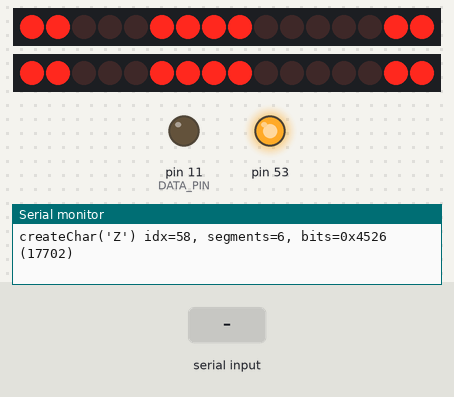
The sketch below on a simulated Arduino Mega 2560, built with avr-gcc and run on an emulated ATmega2560. Shown: 2 × 16 shift-register outputs drawn as a row of LEDs (first output left, lit = HIGH), output pins drawn as LEDs (lit = HIGH), the last lines printed to the serial monitor. Wiring (inferred from the names in the program): 2 × 2 × shift register (74HC595): latch pin 10 / latch pin 13. Wiring (inferred from the signals the program sends): 2 × row of LEDs: on Q0, Q1, Q2, Q3, Q4, Q5, Q6, Q7, Q8, Q9, Q10, Q11, Q12, Q13, Q14, Q15 / on Q0, Q1, Q2, Q3, Q4, Q5, Q6, Q7, Q8, Q9, Q10, Q11, Q12, Q13, Q14, Q15. The test bench sets the inputs (shaded band). Pins used as bus, display or sensor lines are not drawn.

Above: at 4.26 s.
4.8 s: "1" received over Serial
At 7.39 s:
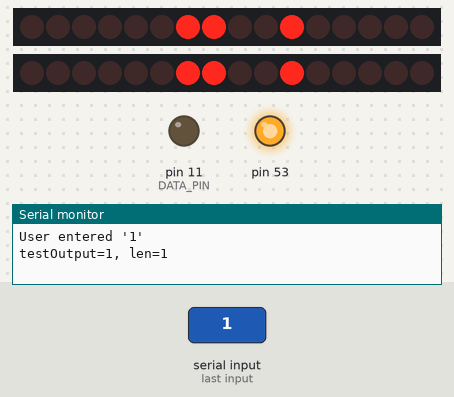
7.8 s: "0" received over Serial
10.8 s: "2" received over Serial
At 10.8 s:
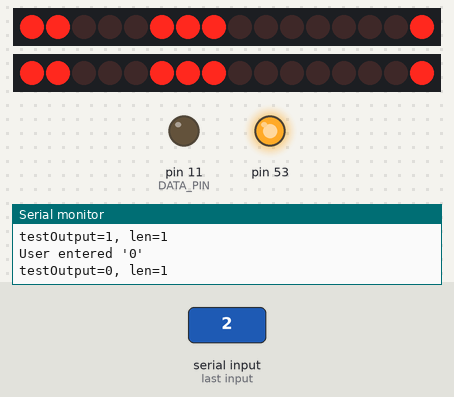
At 15.3 s:
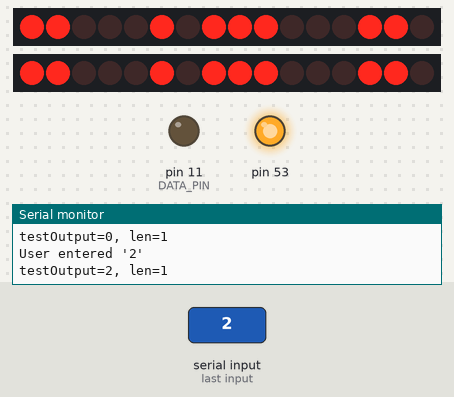
Timing chart, 0 to 21.4 s (numbered marks = the images above; inputs shaded):
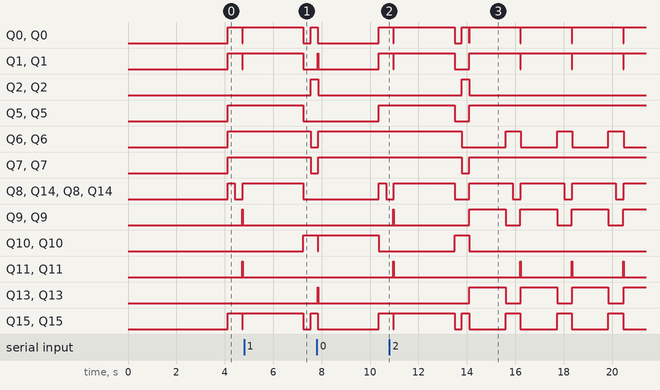

The sketch:

iv4_tester.ino
```cpp
#include <SPI.h>
#include "iv4.h"

#define USE_SPI
//#undef USE_SPI
#ifdef USE_SPI
#define	   CLOCK_PIN 13
#define	   LATCH_PIN 10 // 12 - only works if 1) meter leed attached 2) delay(1) after set LOW
#define	   DATA_PIN 11
#else // For shiftOut()
#define    CLOCK_PIN   2    // ATMEGA:  4   74HC595 SPI Clock Pin, SCK (pin 11 - SHCP shift register clock input)
#define    LATCH_PIN   3    // ATMEGA:  5   74HC595 SPI Latch Pin, RCK (pin 12 -  STCP storage register clock input)
#define    DATA_PIN    4    // ATMEGA:  6   74HC595 SPI Data Pin, SER (pin 14)
#endif

#define    NUM_SEGMENTS 16  // Number of segments in the VFD
#define    SEGMENT_DELAY 200
#define    REDRAW_DELAY  1000

#define		HC74595_CLOCK_MHZ 31000000 // 31000000 // Per spec (I think?)

int NumSegments = -1; // Overridden by prompt

void setup(){
  Serial.begin(9600); // debug
  fuckf("74HC595 clock=%u, $latch=%u, data=%u\n", CLOCK_PIN, LATCH_PIN, DATA_PIN);
  pinMode(CLOCK_PIN, OUTPUT);       // Output Pin Initializer
  pinMode(LATCH_PIN, OUTPUT);
  pinMode(DATA_PIN, OUTPUT);

  SPI.begin();

  //clearDisplay();
}

void loop(){

	//simpleSegmentTest();
	//testPatterns(1, REDRAW_DELAY);
	testChars();
//	test1pin();

}

void testChars() {
	clearDisplay();
	String userWord  = "";
	const char *testWord = "0123456789A";
	testWord = "a01";
	testWord = "a0123456789";
	testWord = "0123456789ABCDEFGHIJKLMNOPQRSTUVWXYZabcdefghijklmnopqrstuvwxyz";
//	testWord = "A";
//	testWord = "abcdefghijklmnopqrstuvwxyzABCDEFGHIJKLMNOPQRSTUVWXYZ0123456789";
//	testWord = "0123456789ABCDEFGHIJKLMNOPQRSTUVWXYZabcdefghijklmnopqr";
//	testWord = "abcdefghijklmnopqrstuvwxyz";
//	testWord = "stuvwxyz";
//	testWord = "0123456789ABCDEFGHIJKLMN";
	fuckf("FOREVER: testWord=%s, len=%d\n", testWord, strlen(testWord));
	char *testOutput = testWord;
	while (1) {
		if (Serial.available() > 0) {
			userWord = Serial.readString();
			fuckf("User entered '%s'\n", userWord.c_str());
			testOutput = userWord.c_str();
		} else {
//			testOutput = testWord;
		}
		fuckf("testOutput=%s, len=%d\n", testOutput, strlen(testOutput));
		for (unsigned int i=0; i<strlen(testOutput); ++i) {
			if (Serial.available() > 0) {
				break; // Get the user's input
			}
			//fuckf("testOutput[%d]=%c (%d)\n", i, testOutput[i], testOutput[i]);
			//displayBits(IV4.getc(testOutput[i]));
			sparkleChar(testOutput[i]);
			delay(500);
//			clearDisplay();
		}
		delay(1000);
	}
}

void sparkleChar(char c) {
	uint16_t charBits = IV4.getc(c);

	const char *alphabet = "0123456789ABCDEFGHIJKLMNOPQRSTUVWXYZabcdefghijklmnopqrstuvwxyz";
	//fuckf("char=%c, charBits=%#x (%u)\n", c, charBits);
	for (unsigned int i=0; i < strlen(alphabet) ; ++i) {
		char dispChar = alphabet[i];
		if (c != ' ') {
			displayBits(IV4.getc(dispChar));
		}
		delay(10);
	}
	displayBits(charBits);
}

void test1pin() {
	char dbg[128];

	uint16_t data = 0;
	//       1234567890123456
	//       6543210987654321
	//      65432109876543210 // shift left
	data = 0b0101010101010101;
//	data = 0b1010101010101010;
	//data = (IV4_BLV|IV4_BRV|IV4_TLV);

	//uint16_t data = 0x5555;
	uint8_t lo = data & 0xff;
	uint8_t hi = data >> 8;

	clearDisplay();
	sprintf(dbg, "writing %d: bit=0x%0x, lo=%0d,x%0x, hi=%0d,x%0x\n", data, data, lo, lo, hi, hi);
	Serial.print(dbg);
	displayBits(data);

	delay(20*1000);

}

void simpleSegmentTest(){

  if (NumSegments < 0 && Serial.available() > 0) {
    Serial.print("How many segments (1-16): ");
    NumSegments = Serial.read();
    Serial.println("OK");
  } else {
    NumSegments = NUM_SEGMENTS;
  }
  Serial.print("NumSegments="); Serial.println(NumSegments);

  clearDisplay();
  Serial.println("------> Illuminate: START");
  for(int i = 1; i <= NumSegments; i++) {
    displaySegments(i);
  }
  delay(REDRAW_DELAY);

  Serial.println("------> UN-Illuminate: START");
  for(int i =  0; i <= NumSegments; i++) {
    displaySegments(NumSegments - i);
    //break;
  }

   delay(REDRAW_DELAY);
   Serial.println("------> FLASH");
   for (int i=0; i < 3; ++i) {
      displaySegments(NumSegments);
      delay(SEGMENT_DELAY);
      clearDisplay();
      delay(SEGMENT_DELAY);
   }

}

void testPatterns(int repetitions, int delayMs) {

	char dbg[128];
	/*
	*/
	int patterns[] = {IV4_BOX, IV4_PLUS, IV4_X, IV4_ASTERISK, IV4_ALL};

	for (int i=0; i < repetitions; ++i) {
		for (unsigned int j=0; j < sizeof(patterns)/sizeof(patterns[0]); ++j) {
			sprintf(dbg, "pattern[%0d]=x%0x\n", j, patterns[j]);
			Serial.print(dbg);
			displayBits(patterns[j]);
			delay(100);
			clearDisplay();
		}
		if (delayMs > 0) {
			delay(delayMs);
		}
		clearDisplay();
	}

    delay(1000);
	clearDisplay();
}

void clearDisplay() {
  Serial.println("========== Clear Display =========");
  displaySegments(0);
}

void flash(int numFlash) {
     Serial.println("------> FLASH");
   for (int i=0; i < numFlash; ++i) {
      displaySegments(NumSegments);
      delay(SEGMENT_DELAY);
      clearDisplay();
      delay(SEGMENT_DELAY);
   }
}

void displaySegments(int numSegments) {
    uint16_t data = getBits(numSegments);
    uint8_t hi = data >> 8;
    uint8_t lo = data & 0xff;

    // debug
    char dbg[128];
    sprintf(dbg, "numSegments=%02d, data=%02d (%0x) - high: %0x, low: %0x\n", numSegments, data, data, hi, lo);
    Serial.print(dbg);
    digitalWrite(LED_BUILTIN, HIGH);

    displayHiLo(hi, lo);

    delay(SEGMENT_DELAY);

    // debug
    digitalWrite(LED_BUILTIN, LOW);
}

void displayBits(int data) {
    uint8_t hi = data >> 8;
    uint8_t lo = data & 0xff;

    //fuckf("data=%u (%#x) - high: %0x, low: %0x\n", data, data, hi, lo);

    // debug
    digitalWrite(LED_BUILTIN, LOW);

#ifdef USE_SPI
    //digitalWrite(LATCH_PIN, LOW);
    //delay(1);
	//SPI.beginTransaction(SPISettings(HC74595_CLOCK_MHZ, MSBFIRST, SPI_MODE0));
	//SPI.transfer(&data, 2); // I think the bytes are backwards to do this
	//SPI.transfer(&hi, 1);
	//SPI.transfer(&lo, 1);
	//SPI.endTransaction();
    //digitalWrite(LATCH_PIN, HIGH);
	displayHiLo(hi, lo);
#else
	displayHiLo(hi, lo);
#endif

    // debug
    digitalWrite(LED_BUILTIN, HIGH);
}

void displayHiLo(int hi, int lo) {

    // Get the shift register ready!
    digitalWrite(LATCH_PIN, LOW);
    //delay(1);

#ifdef USE_SPI
	SPI.beginTransaction(SPISettings(HC74595_CLOCK_MHZ, MSBFIRST, SPI_MODE0));
	SPI.transfer(&hi,1);
	SPI.transfer(&lo,1);
	SPI.endTransaction();
#else
	shiftOut(DATA_PIN, CLOCK_PIN, MSBFIRST, hi);
	shiftOut(DATA_PIN, CLOCK_PIN, MSBFIRST, lo);
#endif

    digitalWrite(LATCH_PIN, HIGH);

    //delay(SEGMENT_DELAY);


}

uint16_t getBits(int numBits) {
  uint16_t bits = 0;
  for (int i=0; i < numBits; i++) {
    bits |= (1 << i);
  }
  return bits;
}

void fuckf(const char fmt[], ...) {
	char msg[128];
	va_list argList;
	va_start(argList, fmt);
	vsprintf(msg, fmt, argList);
	va_end(argList);
	Serial.print(msg);
}
```

iv4.cpp
```cpp
/*
 * iv4.cpp
 *
 *  Created on: Dec 27, 2020
 *      Author: kmarx
 */
#include <stdio.h>
#include <Arduino.h>
#include "iv4.h"

/* ========================================
 * === Local helper method declarations ===
 * ========================================
 */
static uint16_t calculatePinBits(uint8_t pinNum);
static uint8_t getCharIndex(char c);
void logf(const char fmt[], ...);

void info(const char errMsg[]);
static void error(const char errMsg[]);
static void warn(const char errMsg[]);

/* ========================================
 * === Class methods
 * ========================================
 */
void IV4Class::init() {
	info("IV4 Initializing...");
	initializePins();
	initializeChars();
}

uint16_t IV4Class::segment(uint8_t pinNum) {
	if (!initialized) {
		init();
	}
	return segments[pinNum];
}

uint16_t IV4Class::getc(char c) {
	if (!initialized) {
		init();
		initialized = true;
	}
	uint8_t idx = getCharIndex(c);
//	logf("getc=%c index=%d, bits=%#x\n", c, idx, chars[idx]);
	return chars[getCharIndex(c)];
}

/* ========================================
 * === Local helper methods
 * ========================================
 */

/**
 * Initialize static pins array with bit corresponding pattern
 * That is, the bit pattern to write on the shift register to light up
 * the segment on the given pin
 */
void IV4Class::initializePins() {
	info("IV4 InitializePins");
	segments[IV4_PIN_CATHODE1] = IV4_PIN_NODEF;
	segments[IV4_PIN_CATHODE2] = IV4_PIN_NODEF;
	segments[IV4_PIN_GRID] = IV4_PIN_NODEF;

	// First 7 pins starting at first cathode pin 3 (not including left DP=2, right DP=10)
	for (uint16_t pin = 3; pin < 10; ++pin) {
		segments[pin] = calculatePinBits(pin);
	}
	// Cathode pins starting at 13
	for (uint16_t pin = 13; pin < IV4_NUM_PINS; ++pin) {
		segments[pin] = calculatePinBits(pin);
	}
}

/*
 * Create default character set
 *
 * Handy pinout diagram to help with character segment list definitions

       20       14
      ------- -------
     | \     |     / |
     |  \18  |  16/  |
   21|   \   |   /   |13
     |    \ 17  /    |
     | 19  \ | /  15 |
      ------- -------
     |     / | \     |
     |   5/  |  \7   |
    3|   /   |   \   |9
     |  /   6|    \  |
     | /     |     \ |
      ------- -------
   (DP)    4      8  (DP)
    2                 10

 */
void IV4Class::initializeChars() {
	info("IV4 InitializeChars");
	for (int i=0; i < IV4_NUM_CHARS; ++i) {
		chars[i] = IV4_PIN_NODEF;
	}
	// Pin number lists have no particular ordering
	createChar(' ', 4, 8, IV4_PIN_NODEF); // "underbar" for now just, well, for now
	createChar('?', 20, 14, 13, 15, 6, IV4_PIN_NODEF);

	createChar('0', 20, 14, 13, 9, 8, 4, 3, 21, IV4_PIN_NODEF);
	createChar('1', 16, 13, 9, IV4_PIN_NODEF);
	createChar('2', 20, 14, 13, 15, 19, 3, 4, 8, IV4_PIN_NODEF);
	createChar('3', 20, 14, 13, 15, 9, 4, 8, IV4_PIN_NODEF);
	createChar('4', 21, 19, 15, 13, 9, IV4_PIN_NODEF);
	createChar('5', 14, 20, 21, 19, 7, 4, 8, IV4_PIN_NODEF);
	createChar('6', 14, 20, 21, 3, 4, 8, 9, 15, 19, IV4_PIN_NODEF);
	createChar('7', 20, 14, 16, 5, IV4_PIN_NODEF);
	createChar('8', 20, 14, 13, 9, 8, 4, 3, 21, 19, 15, IV4_PIN_NODEF);
	createChar('9', 20, 14, 13, 9, 8, 4, 21, 19, 15, IV4_PIN_NODEF);

	createChar('a', 19, 5, 4, 6, 8, IV4_PIN_NODEF);
	createChar('b', 21, 3, 4, 8, 9, 15, 19, IV4_PIN_NODEF);
	createChar('c', 19, 3, 4, IV4_PIN_NODEF);
	createChar('d', 13, 9, 8, 6, 15, IV4_PIN_NODEF);
	createChar('e', 5, 19, 3, 4, IV4_PIN_NODEF);
	createChar('f', 14, 17, 6, 19, 15, IV4_PIN_NODEF);
	createChar('g', 17, 14, 13, 9, 8, 15, IV4_PIN_NODEF);
//	createChar('g', 14, 16, 17, 15, 9, 8, 6, IV4_PIN_NODEF); // cytstal type font
	createChar('h', 21, 3, 19, 6, IV4_PIN_NODEF);
	createChar('i', 6, IV4_PIN_NODEF);
	createChar('j', 17, 6, 4, 3, IV4_PIN_NODEF);
	createChar('k', 17, 6, 16, 7, IV4_PIN_NODEF);
	createChar('l', 17, 6, IV4_PIN_NODEF);
	createChar('m', 3, 19, 6, 15, 9, IV4_PIN_NODEF);
	createChar('n', 3, 19, 6, IV4_PIN_NODEF);
	createChar('o', 3, 19, 6, 4, IV4_PIN_NODEF);
	createChar('p', 17, 6, 14, 13, 15, IV4_PIN_NODEF);
	createChar('q', 17, 14, 13, 9, 15, IV4_PIN_NODEF);
	createChar('r', 3, 19, IV4_PIN_NODEF);
	createChar('s', 20, 21, 19, 6, 4, IV4_PIN_NODEF);
	createChar('t', 21, 3, 4, 19, IV4_PIN_NODEF);
	createChar('u', 3, 4, 8, 9, IV4_PIN_NODEF);
	createChar('v', 7, 9, IV4_PIN_NODEF);
	createChar('w', 3, 5, 7, 9, IV4_PIN_NODEF);
	createChar('x', 19, 15, 6, 4, 8, IV4_PIN_NODEF);
	createChar('y', 17, 15, 13, 9, 8, IV4_PIN_NODEF);
	createChar('z', 19, 5, 4, IV4_PIN_NODEF);

	createChar('A', 3, 21, 20, 14, 13, 9, 19, 15, IV4_PIN_NODEF);
	createChar('B', 20, 14, 13, 9, 8, 4, 17, 6, 15, IV4_PIN_NODEF);
	createChar('C', 14, 20, 21, 3, 4, 8, IV4_PIN_NODEF);
	createChar('D', 20, 14, 13, 9, 8, 4, 17, 6, IV4_PIN_NODEF);
	createChar('E', 3, 21, 20, 14, 19, 4, 8, IV4_PIN_NODEF);
	createChar('F', 3, 21, 20, 14, 19, IV4_PIN_NODEF);
	createChar('G', 14, 20, 21, 3, 4, 8, 9, 15, IV4_PIN_NODEF);
	createChar('H', 21, 3, 13, 9, 19, 15, IV4_PIN_NODEF);
	createChar('I', 20, 14, 17, 6, 4, 8, IV4_PIN_NODEF);
	createChar('J', 3, 4, 8, 9, 13, IV4_PIN_NODEF);
	createChar('K', 21, 3, 16, 19, 7, IV4_PIN_NODEF);
	createChar('L', 21, 3, 4, 8, IV4_PIN_NODEF);
	createChar('M', 3, 21, 18, 16, 13, 9, IV4_PIN_NODEF);
	createChar('N', 3, 21, 18, 7, 13, 9, IV4_PIN_NODEF);
	createChar('O', 20, 14, 13, 9, 8, 4, 3, 21, IV4_PIN_NODEF);
	createChar('P', 3, 21, 20, 14, 13, 15, 19, IV4_PIN_NODEF);
	createChar('Q', 20, 14, 13, 9, 8, 4, 3, 21, 7, IV4_PIN_NODEF);
	createChar('R', 3, 21, 20, 14, 13, 15, 19, 7, IV4_PIN_NODEF);
	createChar('S', 14, 20, 21, 19, 15, 9, 8, 4, IV4_PIN_NODEF);
	createChar('T', 20, 14, 17, 6, IV4_PIN_NODEF);
	createChar('U', 21, 3, 4, 8, 9, 13, IV4_PIN_NODEF);
	createChar('V', 21, 3, 5, 16, IV4_PIN_NODEF);
	createChar('W', 21, 3, 5, 7, 9, 13, IV4_PIN_NODEF);
	createChar('X', 18, 7, 16, 5, IV4_PIN_NODEF);
	createChar('Y', 18, 16, 6, IV4_PIN_NODEF);
	createChar('Z', 20, 14, 16, 5, 4, 8, IV4_PIN_NODEF);
}

static uint8_t getCharIndex(char c) {
	return c - IV4_CHAR_FIRST;
}

/*
 * Returns the bit pattern for pinNum
 */
uint16_t calculatePinBits(uint8_t pinNum) {
	uint16_t bits = 0;

	boolean validPin = true;
	switch (pinNum) {
	case IV4_PIN_CATHODE1:
	case IV4_PIN_CATHODE2:
	case IV4_PIN_GRID:
		validPin = false;
		break;
	default:
		if (pinNum > 21) {
			validPin = false;
		}
		break;
	}
	if (!validPin) {
		logf("ERROR: %02d: Invalid PIN number", pinNum);
	}

	// See iv4.h
	if (pinNum < 10) {
		// First valid pin is #3. Gets bit[0]. Offset = 3
		bits = (1 << (pinNum - 3));
	} else {
		// Next valid pin is #13. Gets bit[7]. Offset = 13-7 = 6
		bits = (1 << (pinNum - 6));
	}

	//logf("pin[%d] -> bits:%#x\n", pinNum, bits);
	return bits;
}

uint16_t IV4Class::createChar(char c, ...) {
	int numSegments = 0;
	uint8_t pins[IV4_MAX_SEGMENTS];

	// Count the segments. Start at 1 since pin1 is a given
	va_list argList;
	va_start(argList, c);
	for(int i=0; i < IV4_MAX_SEGMENTS; ++i) {
		int pinNo = va_arg(argList, int);
		if (pinNo == IV4_PIN_NODEF) {
			break;
		}
	    pins[i] = pinNo;
		//logf("%c: pin[%d]=%d\n", c, i, pins[i]);
	    ++numSegments;
	}
	va_end(argList);

	if (numSegments >= IV4_MAX_SEGMENTS) {
		logf("%d: Too many pins?", numSegments);
	}
	uint16_t bits = 0;
	uint16_t charIdx = getCharIndex(c);
	for (int i=0; i < numSegments; ++i) {
		uint16_t pinBits = calculatePinBits(pins[i]);
		bits |= pinBits;
		//logf("%c: idx=%d, segment[%d]=%#x, pinBits=%#x\n", c, charIdx, i, bits, pinBits);
	}
	if (chars[charIdx] != IV4_PIN_NODEF) {
		logf("WARN: Re-defining character %c: segments=%d, bits=%#x (%u). Was %#x\n", c, numSegments, bits, bits);
	}
	logf("createChar('%c') idx=%d, segments=%d, bits=%#x (%u)\n", c, charIdx, numSegments, bits, bits);
	chars[charIdx] =  bits;
	return bits;
}

/**
 * TODO - these log calls should all take va_args. It's a mess
 */
void info(const char errMsg[]) {
	logf("INFO: %s\n", errMsg);
}
void warn(const char errMsg[]) {
	logf("WARN: %s\n", errMsg);
}
void error(const char errMsg[]) {
	logf("ERROR: %s\n", errMsg);
	// TODO  do something significant here
}

void logf(const char fmt[], ...) {
//	return;
	char msg[128];
	va_list argList;
	va_start(argList, fmt);
	vsprintf(msg, fmt, argList);
	va_end(argList);
	Serial.print(msg);
}
/*
*/

IV4Class IV4;
```

iv4.h
```cpp
/*
 * iv4.h
 *
 *  Created on: Dec 25, 2020
 *      Author: kmarx
 */

#ifndef IV4_H_
#define IV4_H_

#define IV4_PIN_CATHODE1	1
#define IV4_PIN_CATHODE2	11
#define IV4_PIN_GRID		12
#define IV4_PIN_NC			22 // just fyi

/*
 * IV4_<bottom:middle:top|left:right|vert:horiz:diag>
 * IV4_<B|M|T><L|M|R><V|H|D>
 * B: bottom, T: top
 * L: left, R: right
 * V: vertical, H: horizontal, D: diagonal
 */
							// pin 1 is cathode/filiment
#define IV4_LDP (0)	// pin 2 - Left DP not supported yet
#define IV4_BLV (1 << 0)	// pin 3
#define IV4_BLH (1 << 1)	// pin 4
#define IV4_BLD (1 << 2)	// pin 5
#define IV4_BMV (1 << 3)	// pin 6
#define IV4_BRD (1 << 4)	// pin 7
#define IV4_BRH (1 << 5)	// pin 8
#define IV4_BRV (1 << 6)	// pin 9
#define IV4_RDP (0)			// pin 10 - Right DP not supported yet
							// pin 11 is cathode/filiment
							// pin 12 is grid
#define IV4_TRV (1 << 7)	// pin 13
#define IV4_TRH (1 << 8)	// pin 14
#define IV4_MRH (1 << 9)	// pin 15
#define IV4_TRD (1 << 10)	// pin 16
#define IV4_TMV (1 << 11)	// pin 17
#define IV4_TLD (1 << 12)	// pin 18
#define IV4_MLH (1 << 13)	// pin 19
#define IV4_TLH (1 << 14)	// pin 20
#define IV4_TLV (1 << 15)	// pin 21

#define IV4_BOX (IV4_TLH|IV4_TRH|IV4_TRV|IV4_BRV|IV4_BRH|IV4_BLH|IV4_BLV|IV4_TLV)
#define IV4_PLUS (IV4_TMV|IV4_MRH|IV4_BMV|IV4_MLH)
#define IV4_X (IV4_TLD|IV4_TRD|IV4_BRD|IV4_BLD)
#define IV4_ASTERISK ((IV4_PLUS)|(IV4_X))
#define IV4_ALL ((IV4_PLUS)|(IV4_X|IV4_BOX))

/*

       20       14
      ------- -------
     | \     |     / |
     |  \18  |  16/  |
   21|   \   |   /   |13
     |    \ 17  /    |
     | 19  \ | /  15 |
      ------- -------
     |     / | \     |
     |   5/  |  \7   |
    3|   /   |   \   |9
     |  /   6|    \  |
     | /     |     \ |
      ------- -------
   (DP)    4      8  (DP)
    2                 10

 */

#define IV4_CHAR_FIRST ' '		// First printable ascii char
#define IV4_CHAR_LAST '~'		// Last printable ascii char
#define IV4_PIN_NODEF 0 		// Used to terminate pin/segment lists
#define IV4_CHAR_NODEF (0xffff)	// Init to all pins on just to indicate something
#define IV4_NUM_PINS 22			// Cathode filaments: 2, Grid: 1, segments: 18, N/C: 1
#define IV4_MAX_SEGMENTS 16		// 18 really but omit left/right decimal points for now
#define IV4_NUM_CHARS	(IV4_CHAR_LAST - IV4_CHAR_FIRST)

class IV4Class {
	public:
		uint16_t segment(uint8_t pinNo);
		uint16_t getc(char c);
		uint16_t createChar(char c, ...);

	private:
		boolean initialized = false;
		uint16_t segments[IV4_NUM_PINS];		// Bit patterns for each segment (for now with holes for non-segment pins)
		uint16_t chars[IV4_NUM_CHARS];			// Flattened bit pattern for each individual character

		void init();
		void initializePins();
		void initializeChars();
};

extern IV4Class IV4;

#endif /* IV4_H_ */
```
